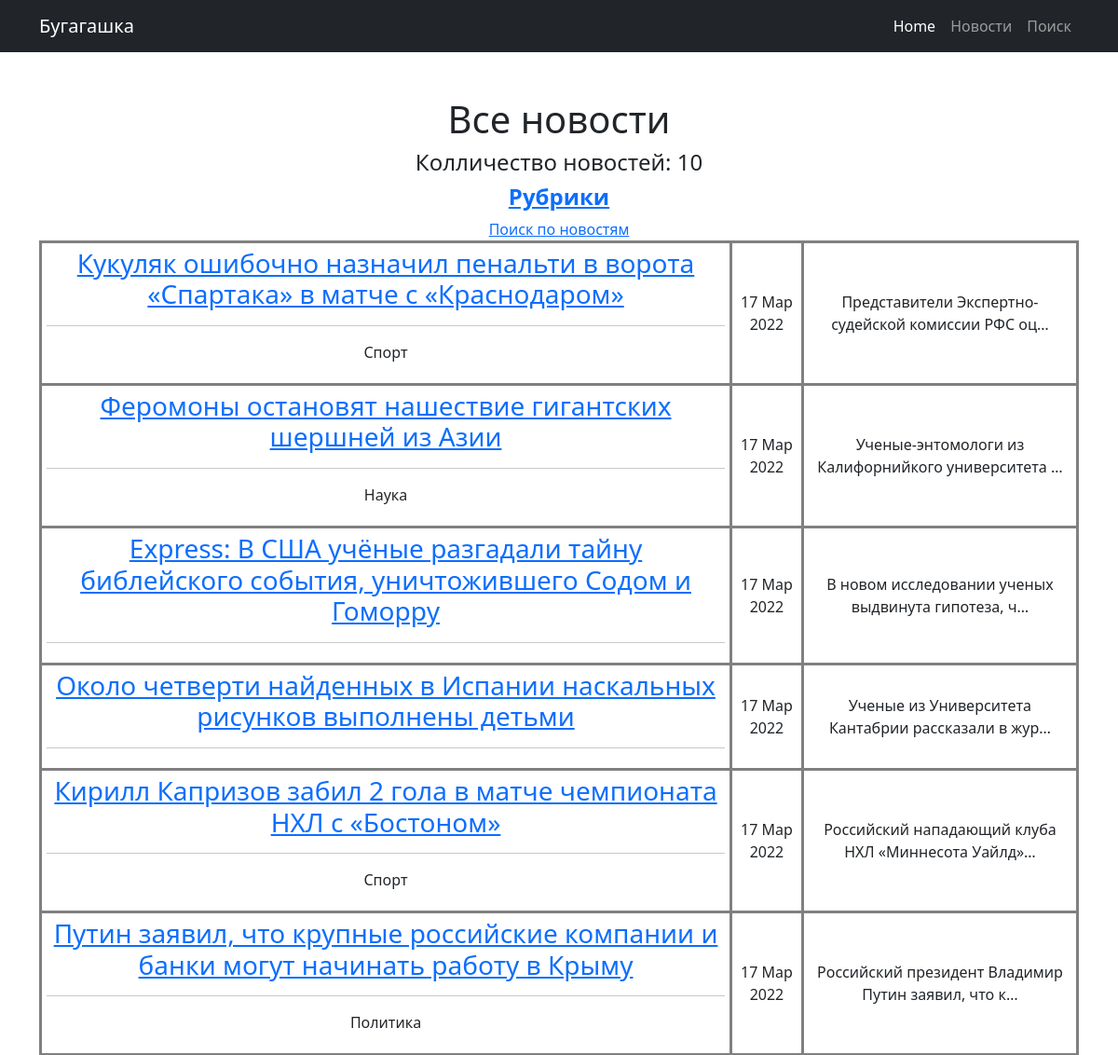
The page /news/ (upper part) on the database as committed earlier.
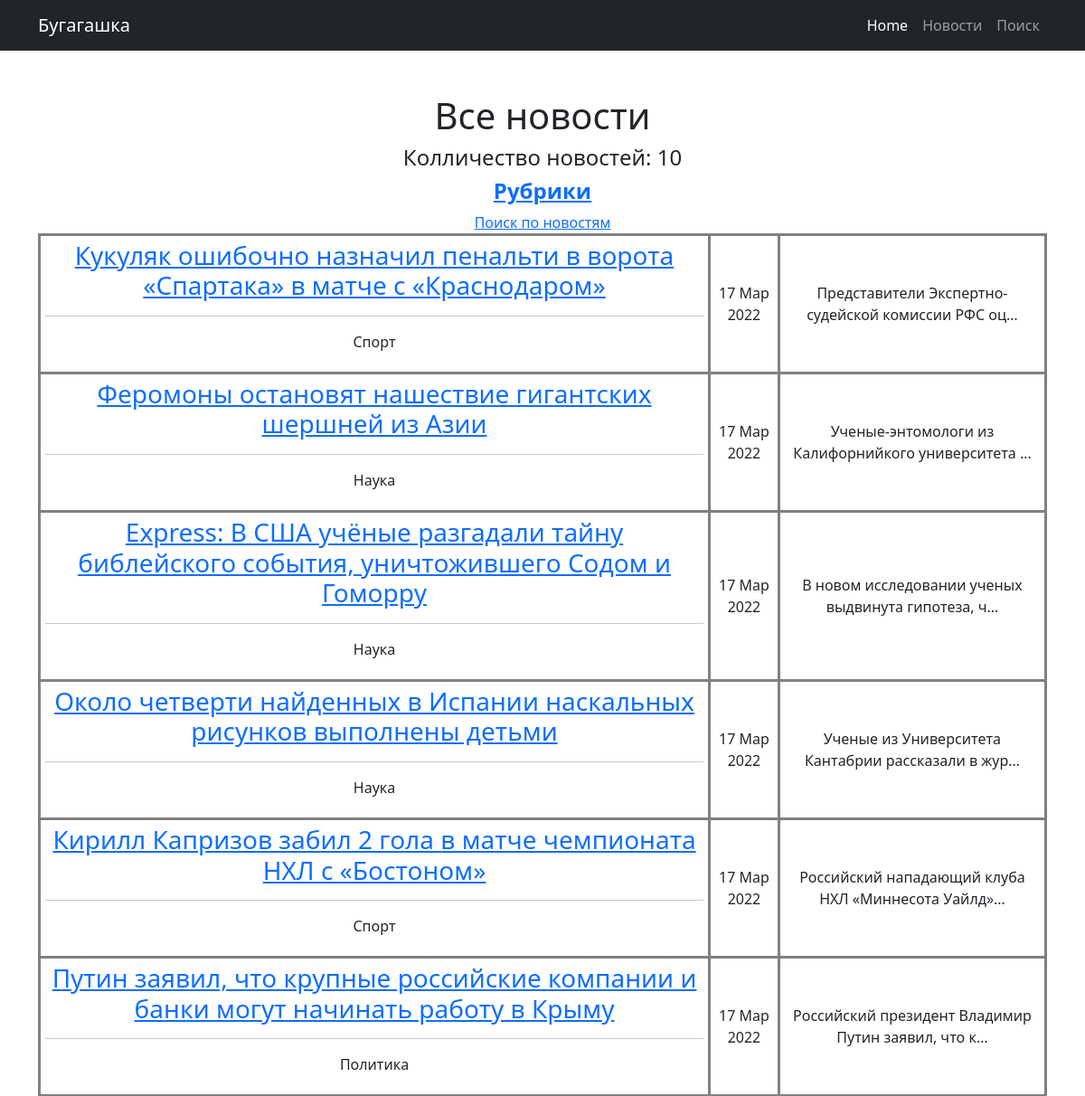
The same page on the database as committed later.
### news/models.py (models this page shows, shortened)
class Post (models.Model):
    author = models.ForeignKey(Author, on_delete=models.CASCADE)
    NEWS = 'NW'
    ARTICLE = 'AR'
    CATEGORY_CHOICE = (
        (NEWS, 'Новость'),
        (ARTICLE, 'Статья')
    )
    categoryType = models.CharField(max_length=2, choices=CATEGORY_CHOICE, default=ARTICLE)
    dateCreation = models.DateTimeField(auto_now_add=True)
    postCategory = models.ManyToManyField(Category, through='PostCategory')
    title = models.CharField(max_length=128)
    text = models.TextField()
    rating = models.SmallIntegerField(default=0)

class Category(models.Model):
    name = models.CharField(max_length=64, unique=True)
    subscribers = models.ManyToManyField(User, null=True)
    def __str__(self):
        return f'{self.name}'

### news/views.py (the view)
# urls.py: path('', cache_page(60)(PostList.as_view())),
class PostList(ListView):
    model = Post
    template_name = 'posts.html'
    context_object_name = 'posts'
    queryset = Post.objects.order_by('-dateCreation')
    paginate_by = 10
    def get_context_data(self, **kwargs):
        context = super().get_context_data(**kwargs)
        context['is_authors'] = self.request.user.groups.filter(name='authors').exists()
        context['categories'] = Category.objects.all()
        context['authors'] = Author.objects.all()
        return context

### news/templatetags/my_filters.py (called while the page is built)
@register.filter(name='Censor')
def Censor(value):
    censor_list = ['стопслово', 'стопслово2', 'стопслово3', 'стопслово1', 'тест']
    list_words = value.split()
    for i in censor_list:
        for j in list_words:
            if j == i:
                a = list_words.index(j)
                list_words.remove(j)
                list_words.insert(a, '*' * len(j))
    return ' '.join(list_words)

### templates/posts.html (shortened to what this page needs)
{% extends 'default.html' %}
{% load my_filters %}
{% block content %}
        <h1>Все новости</h1>
        <h4>Колличество новостей: {{ posts|length }}</h4>
        <h4><b><a href="/news/category/">Рубрики</a></b></h4>
        <a href="/news/search/">Поиск по новостям</a></br>
    {% if posts %}
        <table>
        {% for post in posts %}
            <tr>
                <td>
                    <h3><a href="{% url 'post' post.id %}">{{ post.title|Censor }}</a></h3>
                    <hr>
                    {% for cat in post.postCategory.all %}
                    <p>{{ cat }}</p>
                    {% endfor %}
                </td>
                <td>
                    {{ post.dateCreation|date:'d M Y' }}
                </td>
                <td>
                    {{ post.text|truncatechars:50|Censor }}
                </td>
            </tr>
        {% endfor %}
        </table>
<br>
    {% else %}
        <h1>Нет новостей</h1>
    {% endif %}
{% endblock content %}

Rows that differ between the two databases and show on the page:
changed Post "В новом исследовании ученых выдвинута гипотеза, ч…": gains Category (name "Наука")
changed Post "Около четверти найденных в Испании наскальных рисунков выполнены детьми": gains Category (name "Наука")
